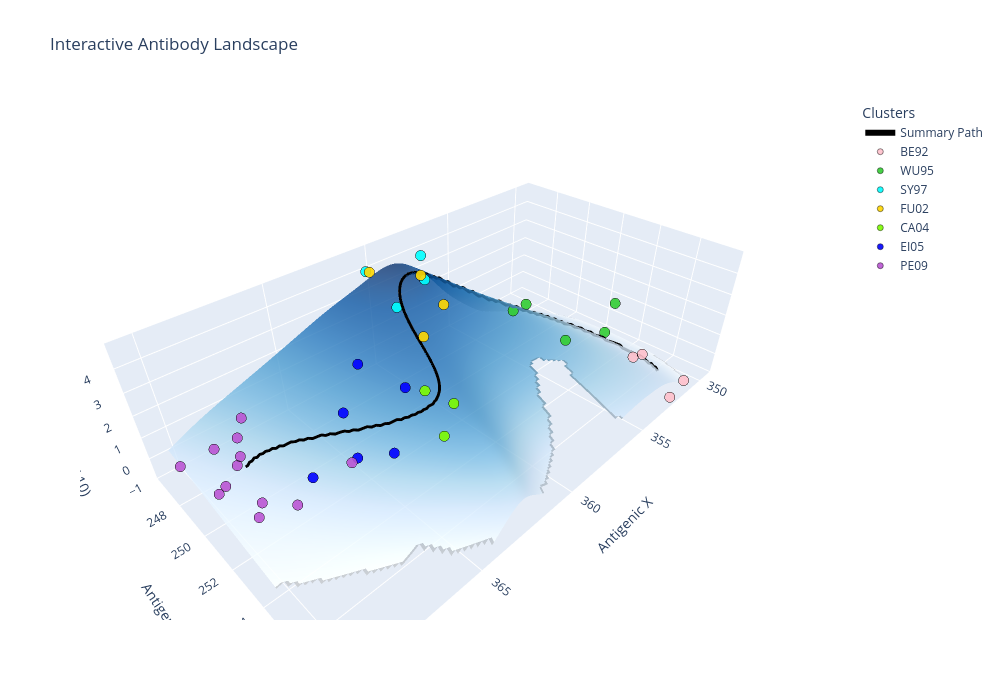

This figure's notebook cell:
### Code cell
masked_z,x_path_valid,y_path_valid,z_path_valid=plot3d_antibody_surface(X,Y,Z,C,GRID_SIZE,landscape_z,x_range,y_range,x_smooth,y_smooth,unique_clusters,cluster_label1)

### Figure 1 — Plotly figure (JSON) as saved in the notebook; plotly's stock layout.template omitted (floating-point values rounded to 4 significant figures; data arrays with more than 128 entries replaced by an {"elided": "..."} marker saying what was removed)
{"data": [{"cmax": 3.855, "cmin": -0.9996, "colorscale": [[0, "rgb(247,251,255)"], [0.125, "rgb(222,235,247)"], [0.25, "rgb(198,219,239)"], [0.375, "rgb(158,202,225)"], [0.5, "rgb(107,174,214)"], [0.625, "rgb(66,146,198)"], [0.75, "rgb(33,113,181)"], [0.875, "rgb(8,81,156)"], [1, "rgb(8,48,107)"]], "name": "Surface", "opacity": 0.8, "showscale": false, "type": "surface", "x": {"elided": "100x100 float values"}, "y": {"elided": "100x100 float values"}, "z": {"elided": "100x100 float values"}}, {"line": {"color": "black", "width": 6}, "mode": "lines", "name": "Summary Path", "type": "scatter3d", "x": {"elided": "200 float values"}, "y": {"elided": "200 float values"}, "z": {"elided": "200 float values"}}, {"marker": {"color": "purple", "line": {"color": "black", "width": 0.5}, "opacity": 0.9, "size": 6}, "mode": "markers", "name": "HK68", "type": "scatter3d", "x": [], "y": [], "z": []}, {"marker": {"color": "mediumseagreen", "line": {"color": "black", "width": 0.5}, "opacity": 0.9, "size": 6}, "mode": "markers", "name": "EN72", "type": "scatter3d", "x": [], "y": [], "z": []}, {"marker": {"color": "khaki", "line": {"color": "black", "width": 0.5}, "opacity": 0.9, "size": 6}, "mode": "markers", "name": "VI75", "type": "scatter3d", "x": [], "y": [], "z": []}, {"marker": {"color": "saddlebrown", "line": {"color": "black", "width": 0.5}, "opacity": 0.9, "size": 6}, "mode": "markers", "name": "TX77", "type": "scatter3d", "x": [], "y": [], "z": []}, {"marker": {"color": "darkgreen", "line": {"color": "black", "width": 0.5}, "opacity": 0.9, "size": 6}, "mode": "markers", "name": "BK79", "type": "scatter3d", "x": [], "y": [], "z": []}, {"marker": {"color": "navy", "line": {"color": "black", "width": 0.5}, "opacity": 0.9, "size": 6}, "mode": "markers", "name": "SI87", "type": "scatter3d", "x": [], "y": [], "z": []}, {"marker": {"color": "red", "line": {"color": "black", "width": 0.5}, "opacity": 0.9, "size": 6}, "mode": "markers", "name": "BE89", "type": "scatter3d", "x": [], "y": [], "z": []}, {"marker": {"color": "pink", "line": {"color": "black", "width": 0.5}, "opacity": 0.9, "size": 6}, "mode": "markers", "name": "BE92", "type": "scatter3d", "x": [352.0, 352.1, 352.9, 350.5], "y": [255.4, 257.6, 256.3, 257.4], "z": [0, -1, 1, -1]}, {"marker": {"color": "limegreen", "line": {"color": "black", "width": 0.5}, "opacity": 0.9, "size": 6}, "mode": "markers", "name": "WU95", "type": "scatter3d", "x": [349.6, 354.6, 352.8, 353.1, 351.6], "y": [252.3, 250.9, 248.6, 252.2, 253.8], "z": [-1, 2, 0, 0, 2]}, {"marker": {"color": "cyan", "line": {"color": "black", "width": 0.5}, "opacity": 0.9, "size": 6}, "mode": "markers", "name": "SY97", "type": "scatter3d", "x": [359.0, 359.0, 359.1, 360.3], "y": [248.5, 248.7, 246.8, 246.4], "z": [5, 4, 2, 4]}, {"marker": {"color": "gold", "line": {"color": "black", "width": 0.5}, "opacity": 0.9, "size": 6}, "mode": "markers", "name": "FU02", "type": "scatter3d", "x": [361.5, 361.1, 360.2, 362.0], "y": [248.2, 252.2, 249.9, 252.0], "z": [5, 5, 5, 4]}, {"marker": {"color": "lawngreen", "line": {"color": "black", "width": 0.5}, "opacity": 0.9, "size": 6}, "mode": "markers", "name": "CA04", "type": "scatter3d", "x": [362.2, 363.3, 362.9], "y": [253.7, 253.4, 253.9], "z": [2, 3, 1]}, {"marker": {"color": "blue", "line": {"color": "black", "width": 0.5}, "opacity": 0.9, "size": 6}, "mode": "markers", "name": "EI05", "type": "scatter3d", "x": [367.5, 363.7, 364.1, 364.8, 365.4, 365.3], "y": [252.2, 252.8, 252.4, 251.7, 251.3, 251.6], "z": [1, 3, 0, 4, 2, 0]}, {"marker": {"color": "mediumorchid", "line": {"color": "black", "width": 0.5}, "opacity": 0.9, "size": 6}, "mode": "markers", "name": "PE09", "type": "scatter3d", "x": [369.0, 369.5, 370.3, 367.8, 365.6, 369.9, 368.4, 368.9, 368.4, 369.6, 368.2, 369.1], "y": [251.0, 251.6, 247.3, 251.1, 251.7, 249.6, 248.4, 247.3, 248.5, 249.4, 248.9, 249.9], "z": [0, 0, 0, -1, 0, 0, 0, 0, 1, 0, 2, 1]}], "layout": {"height": 700, "legend": {"title": {"text": "Clusters"}}, "scene": {"xaxis": {"title": {"text": "Antigenic X"}}, "yaxis": {"title": {"text": "Antigenic Y"}}, "zaxis": {"range": [-1, 5], "title": {"text": "log₂(HI titer / 10)"}}}, "title": {"text": "Interactive Antibody Landscape"}, "width": 1000}}
